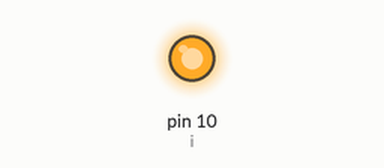
Bench run of a sketch on a simulated Arduino Uno, built with avr-gcc and run on an emulated ATmega328P. Shown: output pins drawn as LEDs (lit = HIGH).

Above: at 0.1 s.
Timing chart, 0 to 1.6 s (numbered marks = the images above):
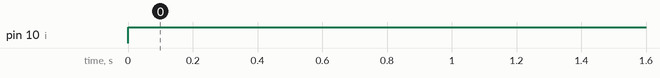

The sketch:

volt_test.ino
```cpp
int i=10;

void setup() {
 pinMode (i,OUTPUT);

}

void loop() {
  digitalWrite(i,HIGH);
}
```

Measured:
- by itself, pin 10 (i): LOW → HIGH at 0.00 s
